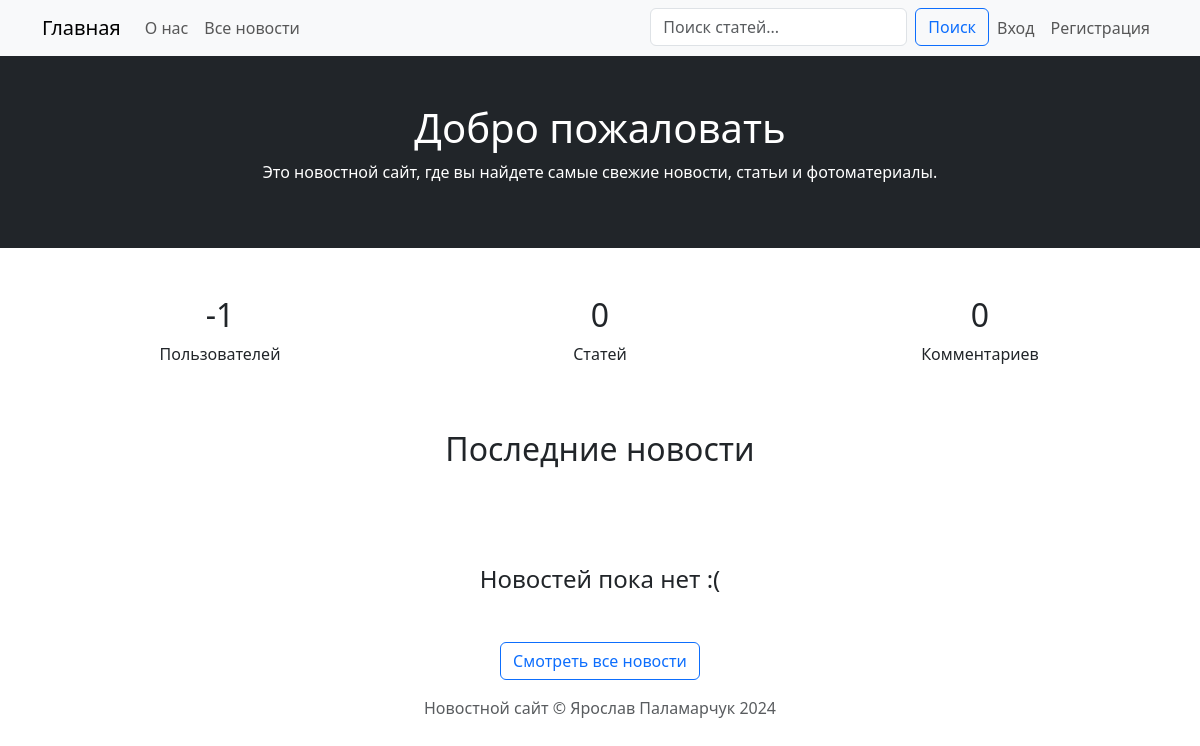
The app's page /, older data.
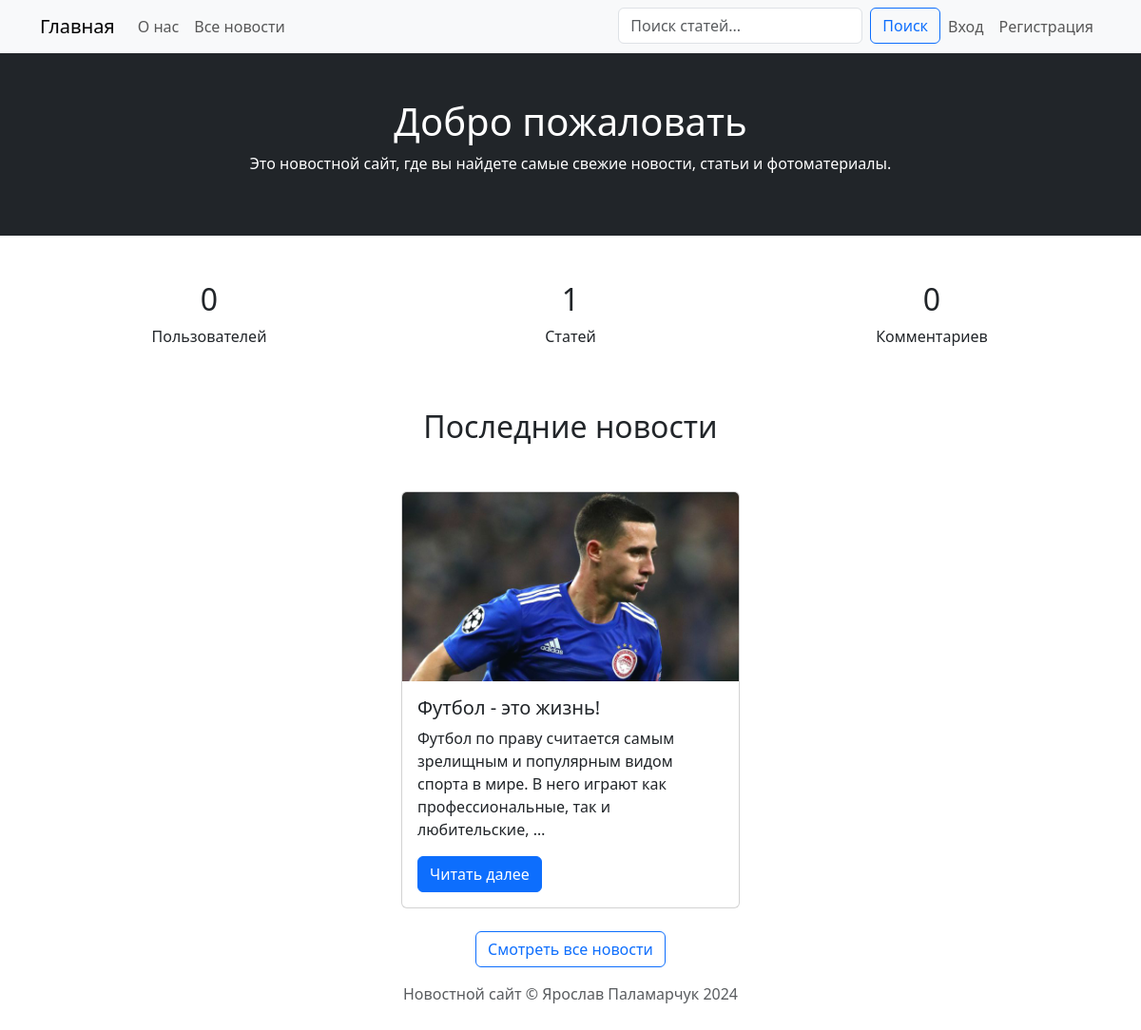
The same page, newer data.
### app/models.py (models this page shows, shortened)
class News(models.Model):
    author = models.ForeignKey(Profile, on_delete=models.CASCADE, related_name='news', verbose_name='Автор')
    image = models.ImageField(upload_to='news_images/', null=True, blank=True, verbose_name='Изображение')
    title = models.CharField(max_length=255, verbose_name='Заголовок')
    description = models.TextField(verbose_name='Текст статьи')
    created_at = models.DateTimeField(auto_now_add=True, verbose_name='Дата создания')
    updated_at = models.DateTimeField(auto_now=True, verbose_name='Дата обновления')
    views = models.PositiveIntegerField(default=0, verbose_name='Количество просмотров')
    class Meta:
        verbose_name = "Новость"
        verbose_name_plural = "Новости"
        ordering = ('-created_at', '-updated_at', 'title', 'author', 'views')

### app/views.py (the view)
# urls.py: path('', views.index, name='index'),
def index(request: WSGIRequest) -> HttpResponse:
    user_count = User.objects.count() - 1 # админа не учитываем
    news_count = News.objects.count()
    comment_count = Comment.objects.count()
    latest_news = News.objects.order_by("-created_at")[:3]
    context = {
        "user_count": user_count,
        "news_count": news_count,
        "comment_count": comment_count,
        "latest_news": latest_news,
    }
    return render(request, "index.html", context)

### app/templates/index.html
{% extends 'base/base.html' %}
{% block content %}
<div class="bg-dark text-white text-center py-5">
  <h1>Добро пожаловать</h1>
  <p>Это новостной сайт, где вы найдете самые свежие новости, статьи и фотоматериалы.</p>
</div>
<div class="container text-center my-5">
  <div class="row">
    <div class="col-md-4">
      <h2>{{ user_count }}</h2>
      <p>Пользователей</p>
    </div>
    <div class="col-md-4">
      <h2>{{ news_count }}</h2>
      <p>Статей</p>
    </div>
    <div class="col-md-4">
      <h2>{{ comment_count }}</h2>
      <p>Комментариев</p>
    </div>
  </div>
</div>
<div class="container">
  <h2 class="text-center my-5">Последние новости</h2>
  <div class="row justify-content-center">
    {% if not latest_news %}
      <h4 class="text-center my-5">Новостей пока нет :(</h4>
    {% endif %}
    {% for news in latest_news %}
    <div class="col-md-4 mb-4">
      <div class="card h-100">
        {% if news.image %}
        <img src="{{ news.image.url }}" class="card-img-top" alt="{{ news.title }}">
        {% endif %}
        <div class="card-body">
          <h5 class="card-title">{{ news.title }}</h5>
          <p class="card-text">{{ news.description|truncatewords:20 }}</p>
          <a href="{% url 'news_detail' news.id %}" class="btn btn-primary">Читать далее</a>
        </div>
      </div>
    </div>
    {% endfor %}
  </div>
  <div class="text-center">
    <a href="{% url 'news_list' %}" class="btn btn-outline-primary">Смотреть все новости</a>
  </div>
</div>
{% endblock %}

### app/templates/base/base.html (shortened to what this page needs)
<!DOCTYPE html>
<html lang="ru">
  <head>
    <link href="https://cdn.jsdelivr.net/npm/bootstrap@5.3.3/dist/css/bootstrap.min.css" rel="stylesheet"
>
  </head>
  <body>
    <header>
      {% include 'base/header.html' %}
    </header>
    <main>
      {% block content %}{% endblock %}
    </main>
      {% include 'base/footer.html' %}
  </body>
</html>

### app/templates/base/header.html (shortened to what this page needs)
<nav class="navbar navbar-expand-lg navbar-light bg-light">
  <div class="container">
    <a class="navbar-brand" href="{% url 'index' %}">Главная</a>
    <div class="collapse navbar-collapse" id="navbarNav">
      <ul class="navbar-nav">
        <li class="nav-item">
          <a class="nav-link" href="{% url 'about' %}">О нас</a>
        </li>
        <li class="nav-item">
          <a class="nav-link" href="{% url 'news_list' %}">Все новости</a>
        </li>
      </ul>
      <ul class="navbar-nav ms-auto">
        <li class="nav-item">
          <form class="d-flex" role="search" method="get" action="{% url 'news_list' %}">
            <input type="search" class="form-control me-2" placeholder="Поиск статей..." name="search">
            <button class="btn btn-outline-primary" type="submit">Поиск</button>
          </form>
        </li>
        {% if user.is_authenticated %}
        <li class="nav-item">
          <a class="nav-link" href="{% url 'profile' %}">{{ user.username }}</a>
        </li>
        <li class="nav-item">
          <a class="nav-link" href="{% url 'logout' %}">Выйти</a>
        </li>
        {% else %}
        <li class="nav-item">
          <a class="nav-link" href="{% url 'login' %}">Вход</a>
        </li>
        <li class="nav-item">
          <a class="nav-link" href="{% url 'register' %}">Регистрация</a>
        </li>
        {% endif %}
      </ul>
    </div>
  </div>
</nav>

### app/templates/base/footer.html
<footer class="footer mt-auto my-4 py-3">
  <p class="text-center text-body-secondary">Новостной сайт © Ярослав Паламарчук {% now "Y" %}</p>
</footer>

Row changes from the older to the newer data that the page shows:
added News: image (picture), title "Футбол - это жизнь!", description "Футбол по праву считается самым зрелищным и популярным видом спорта в мире. В него играют как профессиональные, так и любительские, …"
Text that changed along with them:
{{ user_count }}: "-1" → "0"
{{ news_count }}: "0" → "1"
text no longer shown: "Новостей пока нет :("
